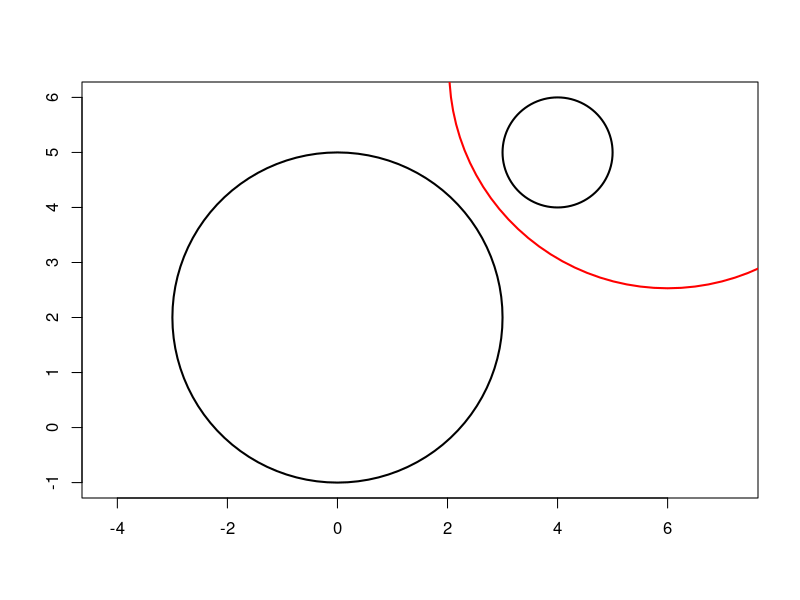
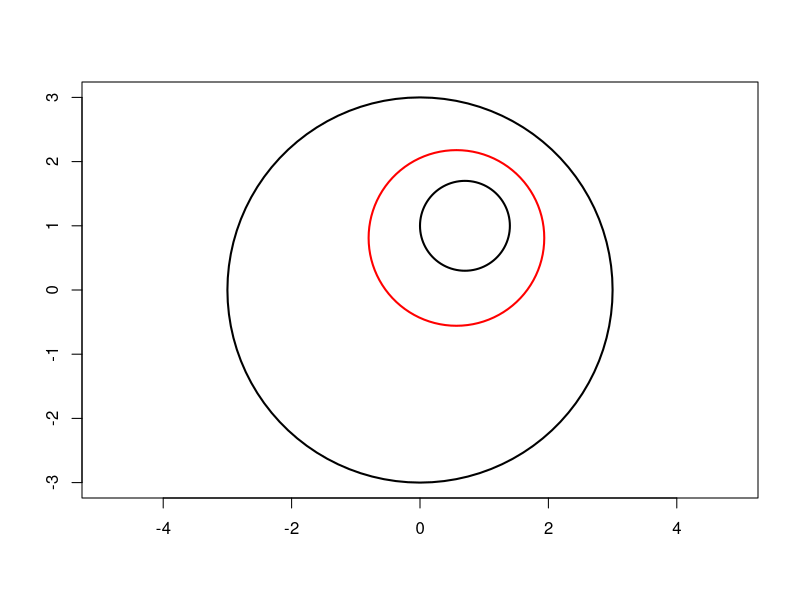

Source code (R) for these figures, in order: (Note: this script raises an error after producing the figures.)
## ---- chunk 1
knitr::opts_chunk$set(echo = TRUE, collapse = TRUE, 
                      fig.path = "figures/InversionSwappingCircles-")
## ---- chunk 2
invertCircle <- function(I, k, circle){
  O <- circle$center; r <- circle$radius
  d <- c(crossprod(O-I)) - r^2
  list(
    center = I + k/d*(O-I),
    radius = abs(k/d)*r
  )
}
# two congruent circles which do not intersect each other
C1 <- list(center = c(1,2), radius = 3)
C2 <- list(center = c(14,15), radius = 3)
# inversion which swaps the two circles
I <- (C1$center + C2$center) / 2
k <- -abs(c(crossprod(I-C2$center) - C2$radius^2))
# check
invertCircle(I, k, C1) # should be C2
invertCircle(I, k, C2) # should be C1
## ---- chunk 3
O1 <- c(0,2); r1 <- 3
O2 <- c(4,5); r2 <- 1
rho <- r1/r2
I <- O1 - rho/(1-rho)*(O2-O1)
k <- rho * abs(c(crossprod(I-O2))-r2^2)
library(plotrix)
plot(NULL, asp = 1, xlim = c(-3, 6), ylim = c(-1,6), 
     xlab = NA, ylab = NA)
draw.circle(O1[1], O1[2], r1, lwd = 2)
draw.circle(O2[1], O2[2], r2, lwd = 2)
draw.circle(I[1], I[2], sqrt(k), lwd = 2, border = "red")
# check
invertCircle(I, k, list(center=O1, radius=r1)) # should be C2
invertCircle(I, k, list(center=O2, radius=r2)) # should be C1
## ---- chunk 4
O1 <- c(0,0); r1 <- 3
O2 <- c(0.7,1); r2 <- 0.7
rho <- r1/r2
I <- O1 + rho/(1+rho)*(O2-O1)
k <- rho * abs(c(crossprod(I-O2))-r2^2)
plot(NULL, asp = 1, xlim = c(-3, 3), ylim = c(-3,3), 
     xlab = NA, ylab = NA)
draw.circle(O1[1], O1[2], r1, lwd = 2)
draw.circle(O2[1], O2[2], r2, lwd = 2)
draw.circle(I[1], I[2], sqrt(k), lwd = 2, border = "red")
# check
invertCircle(I, k, list(center=O1, radius=r1)) # should be C2
invertCircle(I, k, list(center=O2, radius=r2)) # should be C1
## ---- chunk 5
# TODO: faire les figures
circ1 <- Circle$new(c(5,4), 2)
circ2 <- Circle$new(c(8,5), 3)
#
iota <- inversionSwappingTwoCircles(circ1, circ2, TRUE)
iota
a <- circ1$radius/circ2$radius
I2 <- circ1$center + a/(1+a) * (circ2$center - circ1$center)
k2 <- a * abs(c(crossprod(I2-circ2$center) - circ2$radius^2))
iota2 <- Inversion$new(I2, k2)
iota2$invertCircle(circ1)
